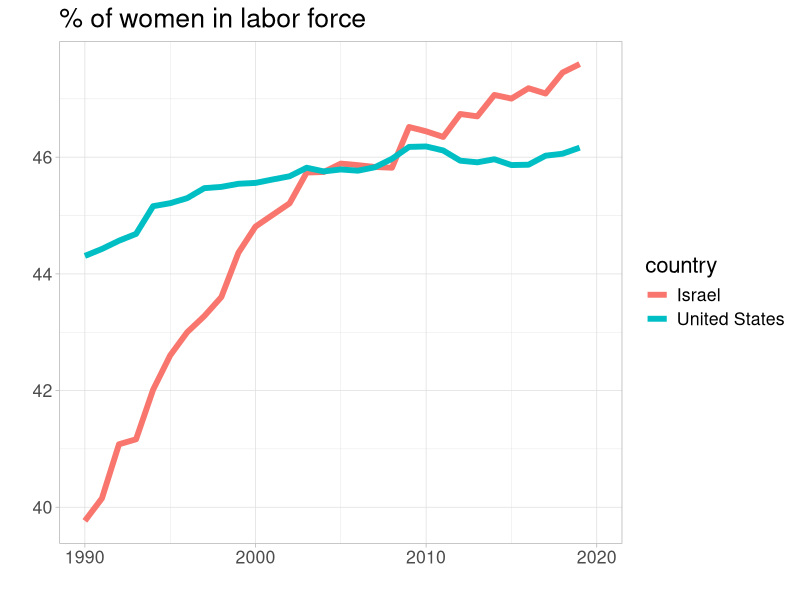

This chart was generated by the following R code:
## ---- chunk 1

## ---- chunk 2
library(tidyverse)
## ---- chunk 3
female_labor <- read_csv("../data/female_labor_wbstats.csv")

female_labor %>%
  filter(country %in% c("Israel", "United States")) %>%
  ggplot(aes(date, women_lab_share, color = country)) +
  geom_line(lwd = 2) +
  labs(title = "% of women in labor force", x = "", y = "") +
  theme_light() +
  theme(text = element_text(size=16))
